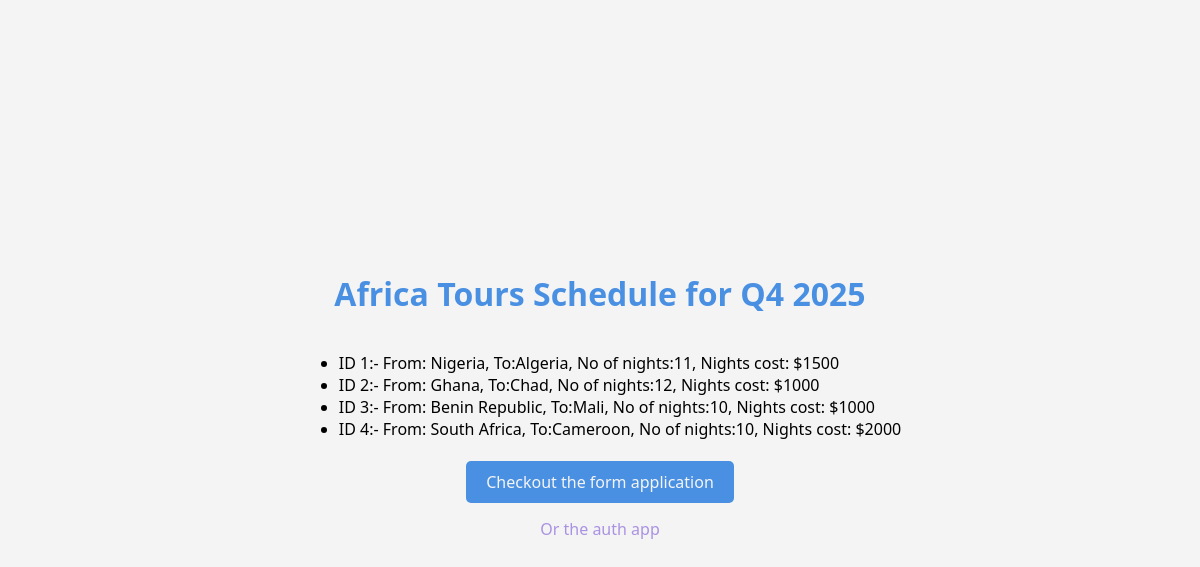
/, run on an earlier commit of the app's database.
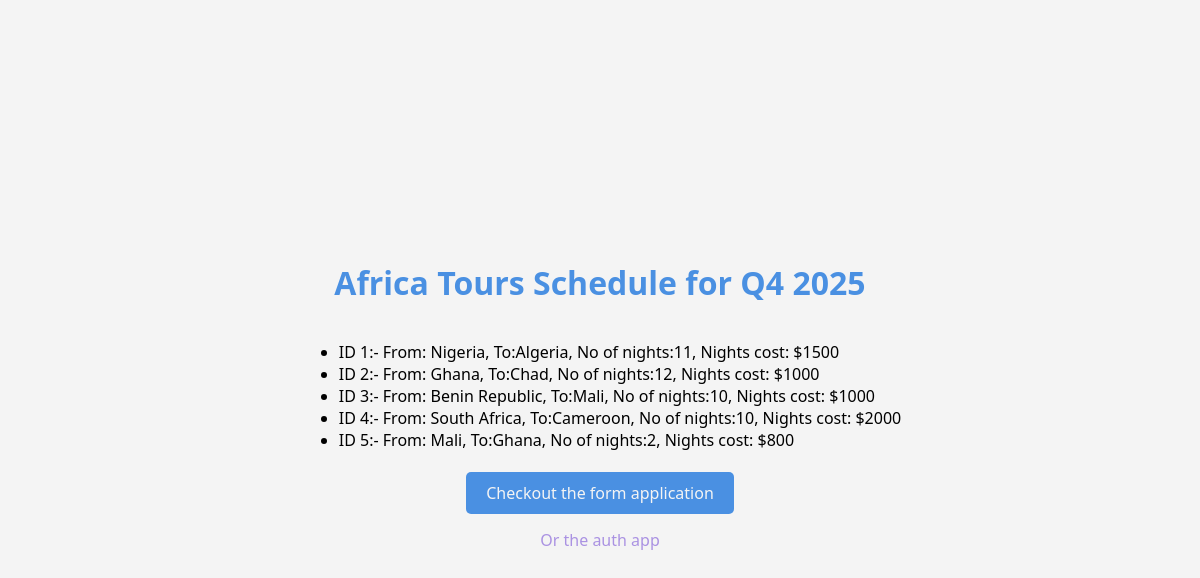
And on a later commit of the database.
### africantouragency/models.py (models this page shows)
class Tour(models.Model):
    id = models.AutoField(primary_key=True)
    origin_country = models.CharField(max_length=64)
    destination_country = models.CharField(max_length=64)
    number_of_nights = models.IntegerField()
    price = models.IntegerField()
    def __str__(self):
        return (f"ID {self.id}:- From: {self.origin_country}, To:{self.destination_country}, No of nights:{self.number_of_nights}, Nights cost: ${self.price}")

### africantouragency/views.py (the view)
# urls.py: path('', views.index, name='home'),
def index(request):
    tours = Tour.objects.all()
    context = {'tours': tours}
    return render(request, 'tours/index.html', context)

### africantouragency/templates/tours/index.html (shortened to what this page needs)
{% load static %}
<!DOCTYPE html>
<html lang="en">
  <head>
    <link rel="stylesheet" href="{% static 'styles/index.css' %}" />
  </head>
  <body>
    <div class="centered-content">
      <h1>Africa Tours Schedule for Q4 2025</h1>
      <ul>
        {% for tour in tours %}
        <li>{{ tour }}</li>
        {% endfor %}
      </ul>
      <a href="{% url 'form-app' %}" class="btn">Checkout the form application </a>
      <a href="{% url 'login' %}" >Or the auth app  </a>
    </div>
  </body>
</html>

### static/style/index.css (style rules this page uses)
body { background-color: #f4f4f4; font-family: system-ui, -apple-system, BlinkMacSystemFont, "Segoe UI", Roboto, Oxygen, Ubuntu, Cantarell, "Open Sans", "Helvetica Neue", sans-serif; padding: 0; margin: 0; overflow: hidden; }
h1, h2 { color: #4a90e2; }
a { text-decoration: none; color: #aa92e2; margin: 5px 50px; padding: 5px 50px; }
button, .btn { background-color: #4a90e2; color: #f4f4f4; padding: 10px 20px; border: none; border-radius: 5px; cursor: pointer; text-decoration: none; }
.centered-content { height: 100vh; display: flex; flex-direction: column; justify-content: center; align-content: center; align-items: center; }

What changed in the data, as far as the page shows it:
added Tour: id+origin_country+destination_country "ID 5:- From: Mali, To:Ghana, No of nights:2, Nights cost: $800"
